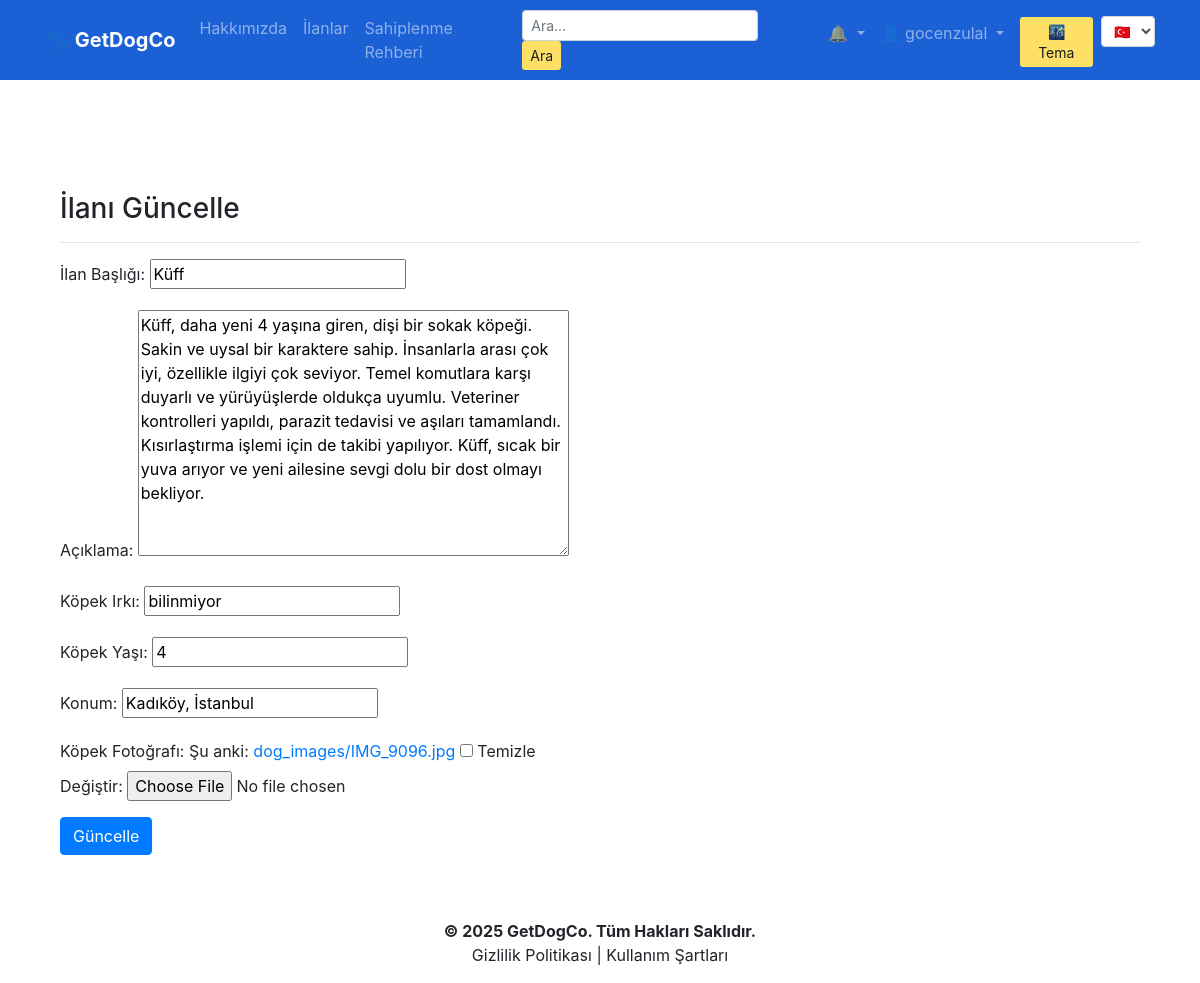
Screenshot of /tr/update/4/ (signed in) with the database file from the repository.
### getdogco/models.py (models this page shows, shortened)
class DogAdoptionPost(models.Model):
    owner = models.ForeignKey("auth.User", on_delete=models.CASCADE, verbose_name="Sahiplenen Kullanıcı")
    title = models.CharField(max_length=100, verbose_name="İlan Başlığı")
    description = RichTextField(verbose_name="Açıklama")
    breed = models.CharField(max_length=50, verbose_name="Köpek Irkı")
    age = models.IntegerField(verbose_name="Köpek Yaşı")
    location = models.CharField(max_length=100, verbose_name="Konum")
    created_date = models.DateTimeField(auto_now_add=True, verbose_name="Oluşturulma Tarihi")
    dog_image = models.ImageField(upload_to='dog_images/', blank=True, null=True, verbose_name="Köpek Fotoğrafı")
    class Meta:
        ordering = ['-created_date']

### getdogco/views.py (the view)
# urls.py: path('update/<int:id>/', views.updatePost, name='update_post'),
@login_required(login_url="getdogco:login")
def updatePost(request, id):
    post = get_object_or_404(DogAdoptionPost, id=id)
    form = DogAdoptionPostForm(request.POST or None, request.FILES or None, instance=post)
    if form.is_valid():
        post = form.save(commit=False)
        post.owner = request.user
        post.save()
        messages.success(request, "İlan başarıyla güncellendi")
        return redirect("getdogco:dashboard")
    return render(request, "update_post.html", {"form": form})

### getdogco/forms.py
class DogAdoptionPostForm(forms.ModelForm):
    class Meta:
        model = DogAdoptionPost
        fields = ["title", "description", "breed", "age", "location", "dog_image"]

### getdogco/context_processors.py (called while the page is built)
def notification_context(request):
    if request.user.is_authenticated:
        unread_count = Notification.objects.filter(user=request.user, is_read=False).count()
        recent_notifications = Notification.objects.filter(user=request.user).order_by('-created_at')[:5]
        return {
            'unread_notification_count': unread_count,
            'notifications': recent_notifications
        }
    return {
        'unread_notification_count': 0,
        'notifications': []
    }

### templates/update_post.html (shortened to what this page needs)
{% extends "layout.html" %}
{% load i18n %}
{% block body %}
<div class="container mt-5">
    <h3>{% trans "İlanı Güncelle" %}</h3>
    <hr>
    <form method="POST" enctype="multipart/form-data">
        {{ form.as_p }}
        <button type="submit" class="btn btn-primary">{% trans "Güncelle" %}</button>
    </form>
</div>
{% endblock %}

### templates/layout.html (shortened to what this page needs)
<!DOCTYPE html>
{% load static i18n %}
<html lang="{{ LANGUAGE_CODE }}">
  <head>
    <link rel="stylesheet" href="https://stackpath.bootstrapcdn.com/bootstrap/4.5.2/css/bootstrap.min.css">
    <link rel="stylesheet" href="{% static 'css/style.css' %}?v=2.0">
  </head>
  <body class="d-flex flex-column min-vh-100">
    <nav class="navbar navbar-expand-md navbar-dark" style="background-color:rgb(28, 96, 214) !important;">
      <div class="container">
        <a class="navbar-brand font-weight-bold" href="/">🐾 GetDogCo</a>
        <div class="collapse navbar-collapse" id="navbarCollapse">
          <ul class="navbar-nav mr-auto">
            <li class="nav-item"><a class="nav-link" href="/about">{% trans "Hakkımızda" %}</a></li>
            <li class="nav-item"><a class="nav-link" href="{% url 'getdogco:list_posts' %}">{% trans "İlanlar" %}</a></li>
            <li class="nav-item"><a class="nav-link" href="{% url 'getdogco:adoption_guide' %}">{% trans "Sahiplenme Rehberi" %}</a></li>
          </ul>
          <form method="GET" action="{% url 'getdogco:list_posts' %}" class="form-inline my-2 my-md-0 mr-md-3">
            <input class="form-control form-control-sm mr-2" type="search" name="keyword" placeholder="{% trans 'Ara...' %}" aria-label="{% trans 'Ara' %}">
            <button class="btn btn-sm btn-yellow-custom" type="submit">{% trans "Ara" %}</button>
          </form>
          <ul class="navbar-nav">
            {% if request.user.is_authenticated %}
              <li class="nav-item dropdown">
                <a class="nav-link dropdown-toggle position-relative" href="{% url 'getdogco:all_notifications' %}" id="notificationDropdown" role="button" data-toggle="dropdown">
                  🔔
                </a>
              </li>
              <li class="nav-item dropdown">
                <a class="nav-link dropdown-toggle" href="#" id="userDropdown" role="button" data-toggle="dropdown">
                  👤 {{ request.user.username }}
                </a>
              </li>
            {% else %}
              <li class="nav-item"><a class="nav-link" href="{% url 'getdogco:login' %}">{% trans "Giriş Yap" %}</a></li>
              <li class="nav-item"><a class="nav-link" href="{% url 'getdogco:register' %}">{% trans "Kayıt Ol" %}</a></li>
            {% endif %}
            <li class="nav-item">
              <button onclick="toggleDarkMode()" id="darkModeBtn" class="btn btn-sm ml-2 btn-yellow-custom" style="margin-top: 4px;">
                🌃 {% trans "Tema" %}
              </button>
            </li>
            <li class="nav-item ml-2" style="margin-top: 3px;">
              <form action="{% url 'set_language' %}" method="post">
                <select name="language" onchange="this.form.submit()" class="form-control form-control-sm">
                  <option value="tr" {% if LANGUAGE_CODE == 'tr' %}selected{% endif %}>🇹🇷</option>
                </select>
              </form>
            </li>
          </ul>
        </div>
      </div>
    </nav>
    <main class="flex-fill">
      <div class="container mt-3 pt-5 mb-5">
        {% block body %}
        {% endblock body %}
      </div>
    </main>
    <footer class="text-center py-3" style="background-color: #ffffff; color: #212529;">
      <p class="mb-0 font-weight-bold">© 2025 GetDogCo. {% trans "Tüm Hakları Saklıdır." %}</p>
      <p class="mb-0">{% trans "Gizlilik Politikası" %} | {% trans "Kullanım Şartları" %}</p>
    </footer>
  </body>
</html>

### static/css/style.css (style rules this page uses)
.btn-yellow-custom { background-color: #ffe066; color: #1c1c1c; border: none; transition: background-color 0.3s ease; }
html, body { height: 100%; margin: 0; }
body { display: flex; flex-direction: column; min-height: 100vh; }
main.flex-fill { flex: 1; }

### rows the page displays
DogAdoptionPost: title "Küff", description "Küff, daha yeni 4 yaşına giren, dişi bir sokak köpeği. Sakin ve uysal bir karaktere sahip. İnsanlarla arası çok iyi, özellikle ilgiyi çok seviyor. Temel komutlara karşı duyarlı ve yürüyüşlerde oldukça uyumlu. Veteriner kontrolleri yapıldı, parazit tedavisi ve aşıları tamamlandı. Kısırlaştırma işlemi için de takibi yapılıyor. Küff, sıcak bir yuva arıyor ve yeni ailesine sevgi dolu bir dost olmayı bekliyor.", breed "bilinmiyor", age "4", location "Kadıköy, İstanbul"

### other values shown
{{ request.user.username }} "gocenzulal"
